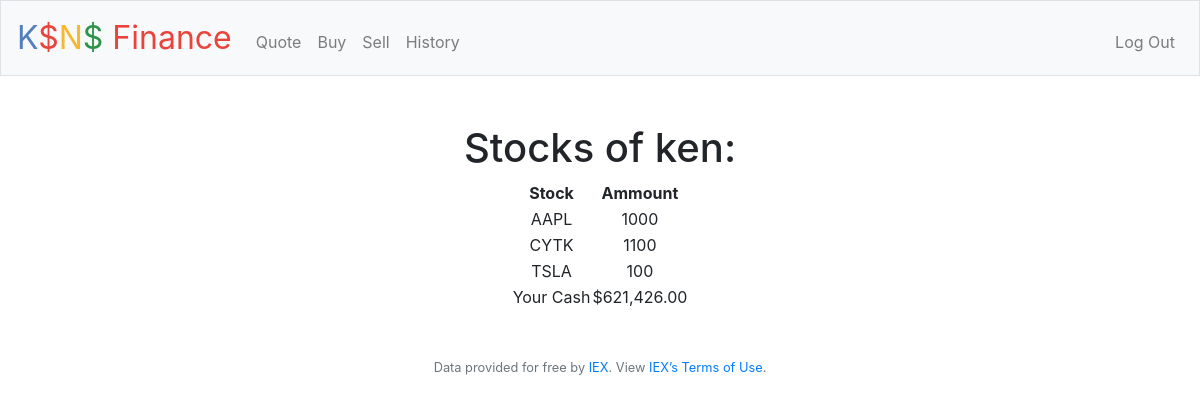
Page / (signed in) on the earlier database version.
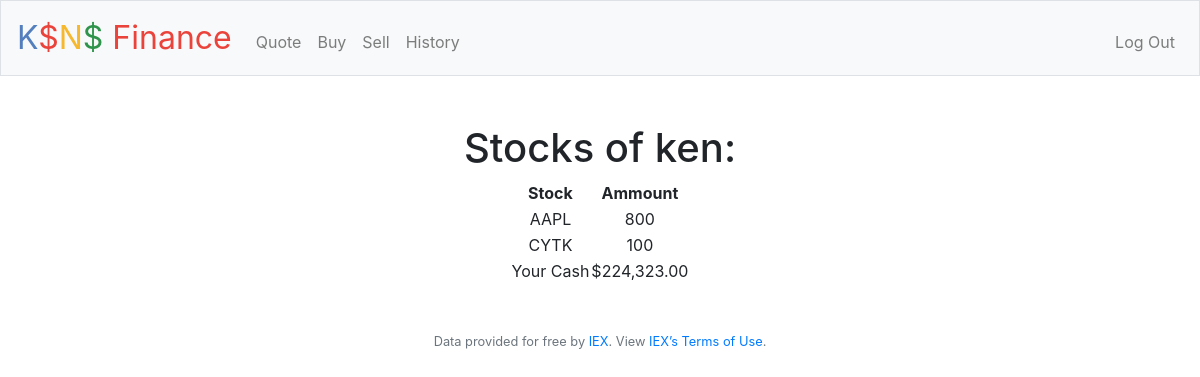
Same page on the later database version.
### tables this page shows
CREATE TABLE users (id INTEGER, username TEXT NOT NULL, hash TEXT NOT NULL, cash NUMERIC NOT NULL DEFAULT 10000.00, PRIMARY KEY(id));

CREATE TABLE stocks (user_id TEXT NOT NULL, symbol TEXT NOT NULL, ammount INTEGER, FOREIGN KEY(user_id) REFERENCES users(id));

### app.py (the view)
@app.route("/")
@login_required
def index():
    user_name = db.execute("SELECT username FROM users WHERE id = ?", session["user_id"])
    check = db.execute("SELECT name FROM main.sqlite_master WHERE type='table'")
    if not any(c['name'] == 'stocks' for c in check):
        return render_template("index.html", user_name=user_name)
    stocks = db.execute("SELECT * FROM stocks WHERE user_id = ?", session["user_id"])
    cash = db.execute("SELECT cash FROM users WHERE id = ?", session["user_id"])
    return render_template("index.html", stocks=stocks, user_name=user_name, cash=usd(cash[0]['cash']))

### app.py (called while the page is built)
@app.after_request
def after_request(response):
    response.headers["Cache-Control"] = "no-cache, no-store, must-revalidate"
    response.headers["Expires"] = 0
    response.headers["Pragma"] = "no-cache"
    return response

### helpers.py (called while the page is built)
def login_required(f):
    @wraps(f)
    def decorated_function(*args, **kwargs):
        if session.get("user_id") is None:
            return redirect("/login")
        return f(*args, **kwargs)
    return decorated_function

def usd(value):
    return f"${value:,.2f}"

### templates/index.html (shortened to what this page needs)
{% extends "layout.html" %}
{% block main %}
    {% if not stocks %}
    <li>No stocks trade yet</li>
    {% else %}
    <h1>Stocks of {{ user_name[0]['username'] }}:</h1>
    <table align="center">
        <tr>
            <th>Stock</th>
            <th>Ammount</th>
        </tr>
        {% for stock in stocks %}
            {% if not stock['ammount'] %}
            {% else %}
                <tr>
                    <td>{{ stock['symbol'] }}</td>
                    <td>{{ stock['ammount'] }}</td>
                </tr>
            {% endif %}
        {% endfor %}
        <tr>
            <td>Your Cash</td>
            <td>    {{ cash }}      </td>
        </tr>
    </table>
    {% endif %}
{% endblock %}

### templates/layout.html (shortened to what this page needs)
<!DOCTYPE html>
<html lang="en">
    <head>
        <link rel="stylesheet" href="https://cdn.jsdelivr.net/npm/bootstrap@4.5.3/dist/css/bootstrap.min.css">
        <link href="/static/styles.css" rel="stylesheet">
    </head>
    <body>
        <nav class="navbar navbar-expand-md navbar-light bg-light border">
            <a class="navbar-brand" href="/"><span class="blue">K</span><span class="red">$</span><span class="yellow">N</span><span class="green">$</span> <span class="red">Finance</span></a>
            <div class="collapse navbar-collapse" id="navbar">
                {% if session.user_id %}
                    <ul class="navbar-nav mr-auto mt-2">
                        <li class="nav-item"><a class="nav-link" href="/quote">Quote</a></li>
                        <li class="nav-item"><a class="nav-link" href="/buy">Buy</a></li>
                        <li class="nav-item"><a class="nav-link" href="/sell">Sell</a></li>
                        <li class="nav-item"><a class="nav-link" href="/history">History</a></li>
                    </ul>
                    <ul class="navbar-nav ml-auto mt-2">
                        <li class="nav-item"><a class="nav-link" href="/logout">Log Out</a></li>
                    </ul>
                {% else %}
                    <ul class="navbar-nav ml-auto mt-2">
                        <li class="nav-item"><a class="nav-link" href="/register">Register</a></li>
                        <li class="nav-item"><a class="nav-link" href="/login">Log In</a></li>
                    </ul>
                {% endif %}
            </div>
        </nav>
        <main class="container p-5">
            {% block main %}{% endblock %}
        </main>
        <footer class="small text-center text-muted">
            Data provided for free by <a href="https://iextrading.com/developer">IEX</a>. View <a href="https://iextrading.com/api-exhibit-a/">IEX’s Terms of Use</a>.
        </footer>
    </body>
</html>

### static/styles.css (style rules this page uses)
nav .navbar-brand { font-size: xx-large; }
nav .navbar-brand .blue { color: #537fbe; }
nav .navbar-brand .red { color: #ea433b; }
nav .navbar-brand .yellow { color: #f5b82e; }
nav .navbar-brand .green { color: #2e944b; }
main { overflow-x: auto; text-align: center; }

Differences in the rows shown:
no longer on this page (row edited): stocks: symbol "TSLA", ammount "100"
changed stocks "AAPL": ammount "1000" → "800"
changed stocks "CYTK": ammount "1100" → "100"
Other differences:
{{ cash }}: "$621,426.00" → "$224,323.00"
